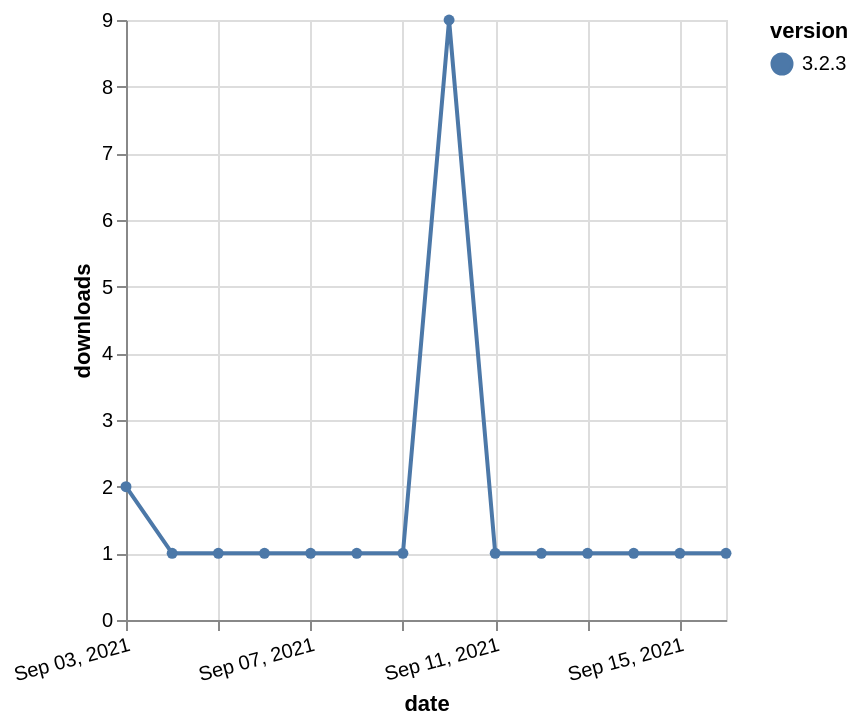

The specification (Vega-Lite) saved for this image:
### Vega-Lite specification from a JSON file in a GitHub repository (floating-point values rounded to 4 significant figures)
{"$schema": "https://vega.github.io/schema/vega-lite/v5.json", "description": "A simple bar chart with embedded data.", "data": {"values": [{"date": "2021-09-03", "total": 501, "delta": 2, "version": "3.2.3"}, {"date": "2021-09-04", "total": 502, "delta": 1, "version": "3.2.3"}, {"date": "2021-09-05", "total": 503, "delta": 1, "version": "3.2.3"}, {"date": "2021-09-06", "total": 504, "delta": 1, "version": "3.2.3"}, {"date": "2021-09-07", "total": 505, "delta": 1, "version": "3.2.3"}, {"date": "2021-09-08", "total": 506, "delta": 1, "version": "3.2.3"}, {"date": "2021-09-09", "total": 507, "delta": 1, "version": "3.2.3"}, {"date": "2021-09-10", "total": 516, "delta": 9, "version": "3.2.3"}, {"date": "2021-09-11", "total": 517, "delta": 1, "version": "3.2.3"}, {"date": "2021-09-12", "total": 518, "delta": 1, "version": "3.2.3"}, {"date": "2021-09-13", "total": 519, "delta": 1, "version": "3.2.3"}, {"date": "2021-09-14", "total": 520, "delta": 1, "version": "3.2.3"}, {"date": "2021-09-15", "total": 521, "delta": 1, "version": "3.2.3"}, {"date": "2021-09-16", "total": 522, "delta": 1, "version": "3.2.3"}]}, "width": "container", "mark": {"type": "line", "point": {"filled": true}}, "encoding": {"x": {"field": "date", "type": "temporal", "timeUnit": "yearmonthdate", "title": "date", "axis": {"labelAngle": -15}}, "y": {"field": "delta", "type": "quantitative", "title": "downloads"}, "color": {"field": "version", "type": "nominal"}, "tooltip": {"field": "delta"}}}
